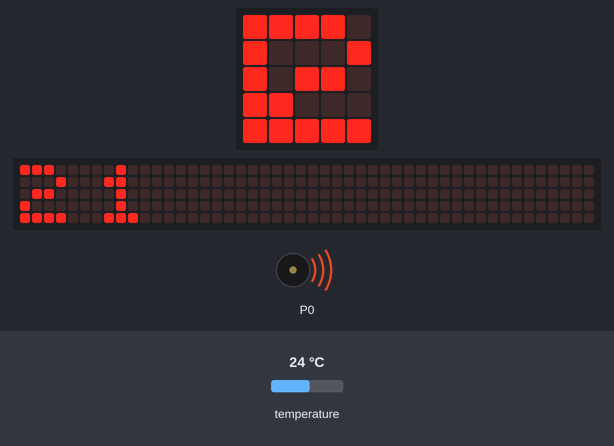
Simulated run of this program. Board: BBC micro:bit (MakeCode). Shown: the board's 5×5 LED display, a strip that is not on the board, showing the scrolling text unrolled, buzzer (waves = sounding). Inputs (shaded band) come from the test bench; at power-on: temperature 24 °C. The 48×5 strip is a reading aid, not a part: it shows the text the display is scrolling, unrolled, one strip-width of it at a time.

Above: at 1.27 s.
1.3 s: temperature set to 17.8 °C
At 3.97 s:
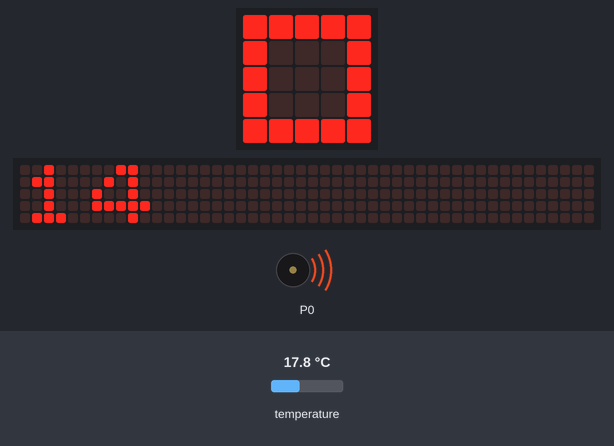
4.3 s: temperature set to 16.3 °C
At 7.0 s:
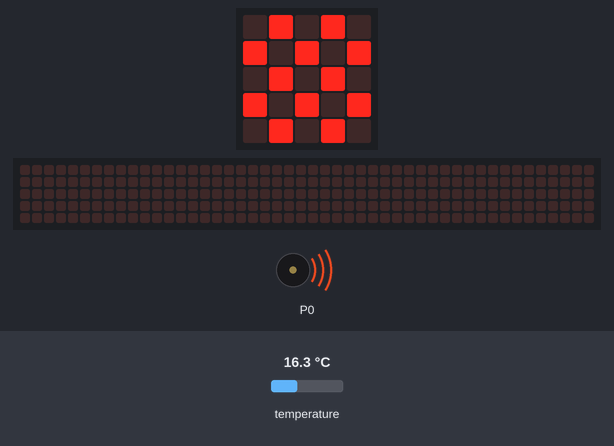
At 10.57 s:
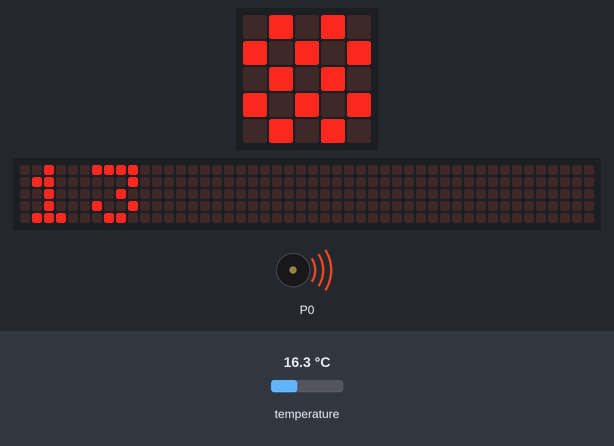
Timing chart, 0 to 12.1 s (numbered marks = the images above; inputs shaded):
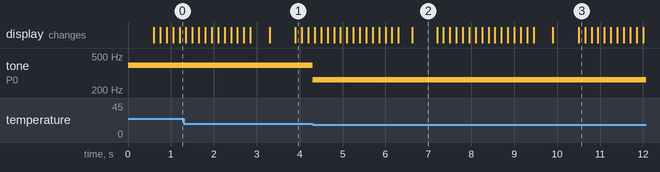

Measured:
- the behaviour switches between 17 and 16.9 °C on temperature (found by bisection; images 1 and 2)
- after the input at 4.3 s, tone on P0: 392 Hz → 262 Hz at once; the display: first differs from a run without the input after 2.3 s (image 2)
- what the display in image 2 shows lasts 0.6 s, from 6.6 s to 7.2 s

The program:

main.ts
```typescript
let Temperatura = 0
music.setVolume(255)
basic.forever(function () {
    if (input.temperature() < 17) {
        music.ringTone(262)
        basic.showIcon(IconNames.Chessboard)
    }
})
basic.forever(function () {
    if (input.temperature() > 17) {
        music.ringTone(392)
        basic.showIcon(IconNames.Square)
    }
})
basic.forever(function () {
    Temperatura = input.temperature()
    basic.showNumber(Temperatura - 3)
})
```

test.ts
```typescript
// aquí va el archivo "tests"; esto no se compilará cuando este paquete se utilice como una extensión.
```
